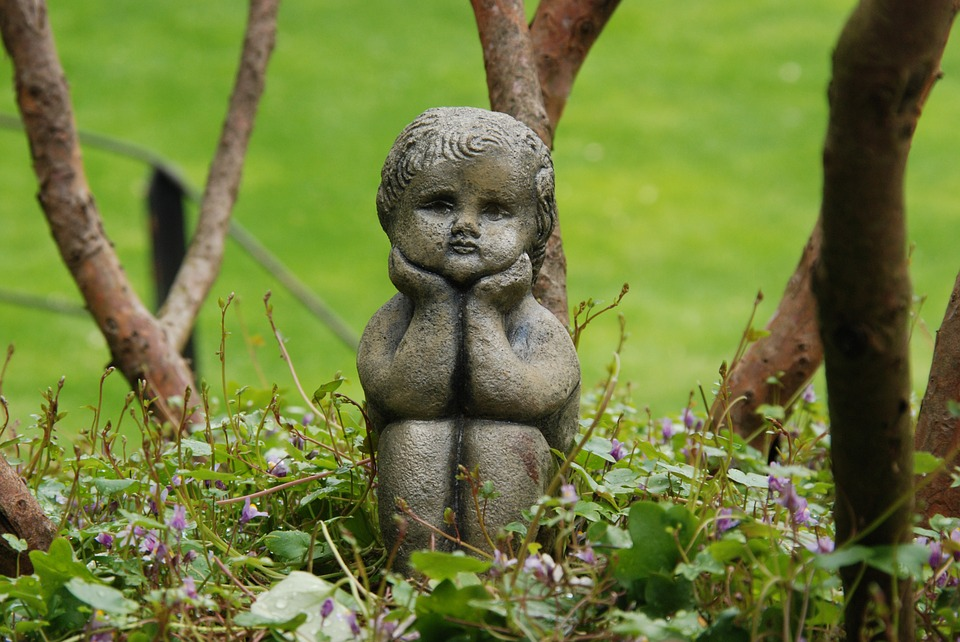
#> input picture experiments/buddha.jpg, 960 x 642 px
$ jupyter execute histograms.ipynb
#> lines starting #> are read from the running program, lines starting #| are printed output that depends on the picture
### experiments/utils.py
from matplotlib import pyplot as plt
import cv2


def imshow(title, img, size=8, gray=False):
    'display opencv image'

    fig = plt.figure(figsize=(size, size))
    if gray:
        plt.imshow(img, cmap='gray')
    else:
        plt.imshow(img[:, :, ::-1])
    plt.title(title + "\n" + str(img.dtype))
    plt.show()


def color_hist(img):
    'plot histogram of colors'
    color = ('b', 'g', 'r')
    for i, col in enumerate(color):
        histr = cv2.calcHist([img], [i], None, [256], [0, 256])
        plt.plot(histr, color=col)
        plt.xlim([0, 256])
    plt.show()

# [20 lines left out: function get_clicked_points, not called in this run]

### experiments/histograms.ipynb
[cell 1]
import cv2
import numpy as np
from matplotlib import pyplot as plt
from utils import imshow, color_hist

Histograms are the intensity distribution in the image. For each value they count the number of pixels having that value (so we only focus on one color/grayscale).

[cell 2]
img = cv2.imread("buddha.jpg")
#> img is the input picture: shape (642, 960, 3); mean B, G, R 58.9, 124.2, 111.1
imshow('original', img)
gray = cv2.cvtColor(img, cv2.COLOR_BGR2GRAY)
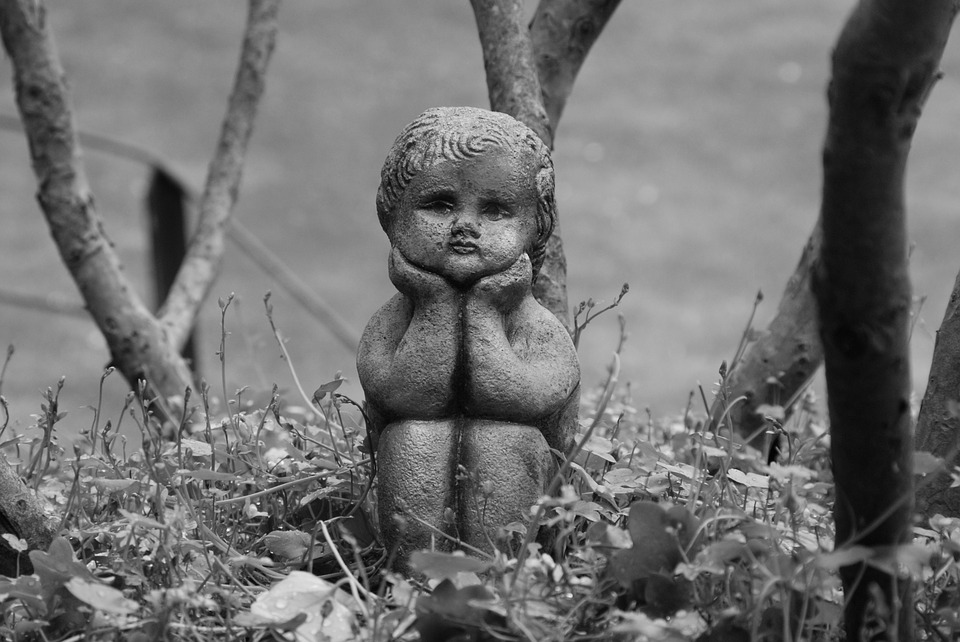
#> gray: shape (642, 960); min 1, max 251, mean 112.8
imshow('gray', gray, gray=True)

[cell 3]
# with opencv
hist =cv2.calcHist([gray], [0], None, [256], [0,256])
#> hist = 256 values, max 10100 at index 147, min 0 at index 0, mean 2407.5
plt.plot(hist); plt.xlim([0,256]); plt.show()
#> after `plt.plot(hist)`:
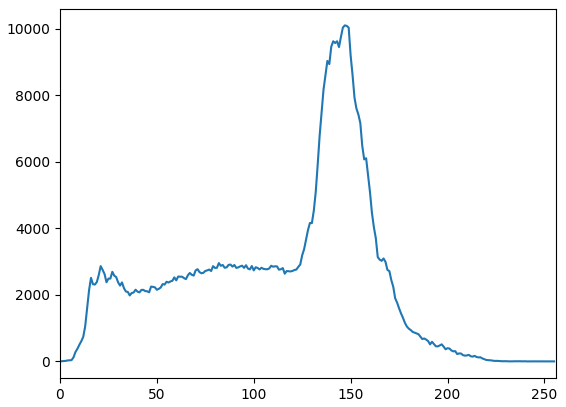
#> figure drawn by matplotlib, 1 panel; curve peaks at x = 147, y = 10100

[cell 4]
# with numpy (slower)
hist,bins = np.histogram(gray.ravel(), 256, [0,256])
#> bins = 257 values from 0 to 256
plt.plot(hist); plt.xlim([0,256]); plt.show()

[cell 5]
# with pyplot builtin-function (not good for color imgs)
plt.hist(gray.ravel(), 256, [0,256], color='black'); plt.show()
#> after `plt.hist(gray.ravel(), 256, [0, 256], color='black')`:
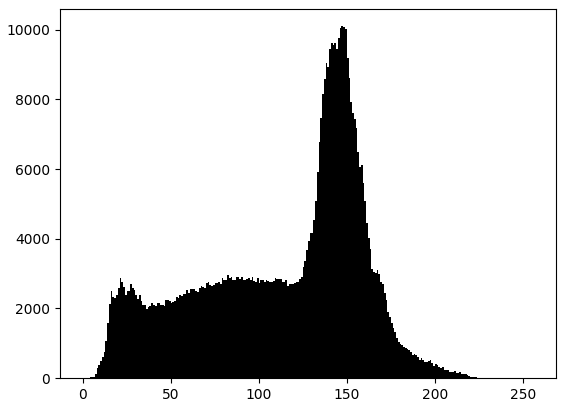
#> figure drawn by matplotlib, 1 panel; tallest bar 10100 high, from x = 147 to 148

[cell 6]
color_hist(img)
#> in color_hist, `plt.show()`:
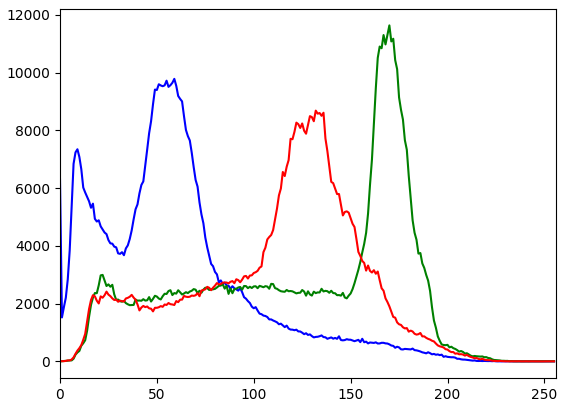
#> figure drawn by matplotlib, 1 panel; curve peaks at x = 59, y = 9783; curve peaks at x = 170, y = 11634; curve peaks at x = 132, y = 8683

[cell 7]
# practicing masking
mask = np.zeros(img.shape[:2], np.uint8)
new_img = img.copy()
clip = 150
new_img[img[:,:,1] > clip, 1] = clip
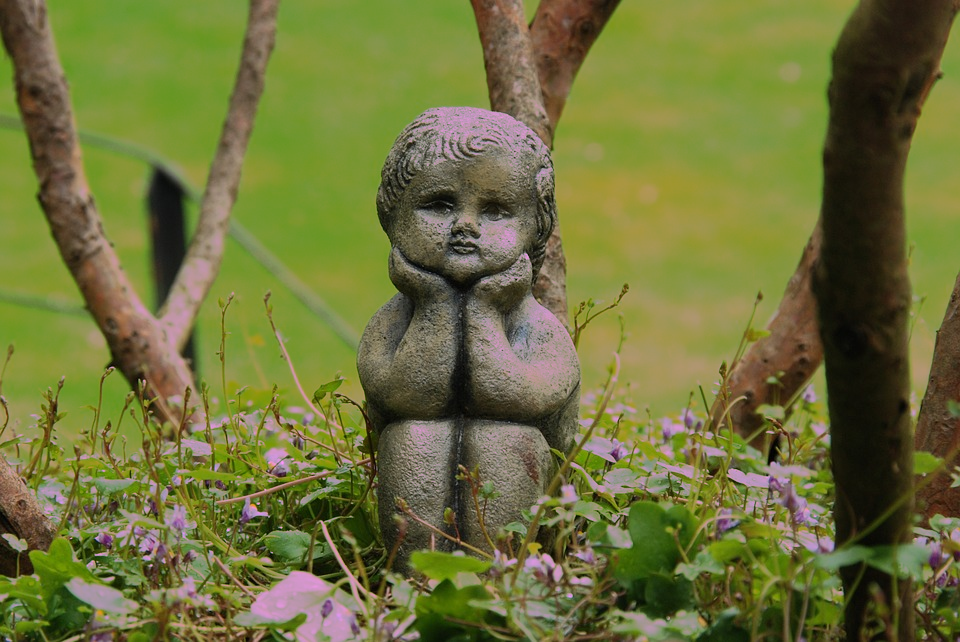
#> new_img: shape (642, 960, 3); mean B, G, R 58.9, 113.9, 111.1
imshow('no_green', new_img)
color_hist(new_img)
#> in color_hist (call 2), `plt.show()`:
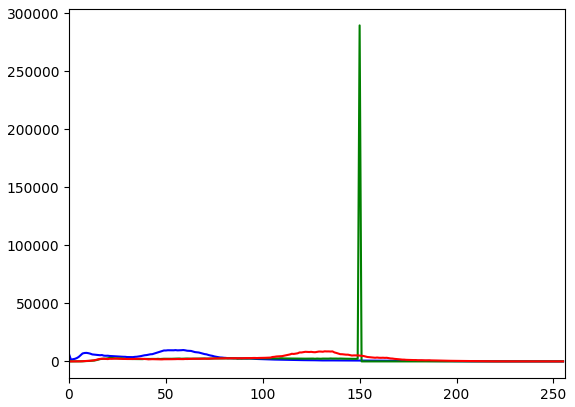
#> figure drawn by matplotlib, 1 panel; curve peaks at x = 59, y = 9783; curve peaks at x = 150, y = 289337; curve peaks at x = 132, y = 8683

[cell 8]
hsv = cv2.cvtColor(img,cv2.COLOR_BGR2HSV)
#> hsv: shape (642, 960, 3); mean H, S, V 34.2, 140.6, 128.7

hist = cv2.calcHist([hsv], [0, 1], None, [180, 256], [0, 180, 0, 256])
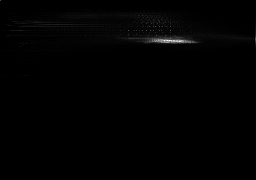
#> hist: shape (180, 256) float32; min 0, max 1933, mean 13.4; drawn with min black and max white

plt.imshow(hist, interpolation = 'nearest')
plt.show()

[cell 9]
# hsv color attempt
h, s = (180,256)
hue = np.linspace(0,h-1,h)
sat = np.linspace(0,s-1,s)
hue, sat = np.meshgrid(sat,hue)
val = np.uint8((hist*255.)/hist.max())
hue = np.uint8(hue)
sat = np.uint8(sat)
val.max()
#> Out = 255
# color_hist = cv2.merge((hue, sat, val))

[cell 10]
w = np.full_like(val, 255)
stacked = np.stack([sat,hue,val], axis=-1)
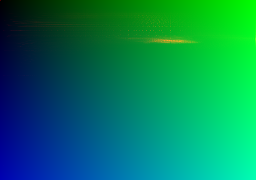
#> stacked: shape (180, 256, 3); mean of channels 0, 1, 2 89.5, 127.5, 1.6; drawn as B, G, R
colored = cv2.cvtColor(stacked, cv2.COLOR_HSV2BGR)
imshow('colored', colored)
#> call 4 of imshow, with title = 'colored', size = 8, gray = False
#> in imshow (call 4), `plt.show()`:
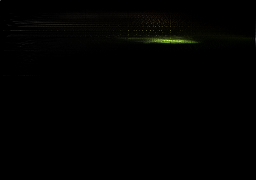
#> shown: shape (180, 256, 3); mean R, G, B 1.4, 1.5, 0.6
